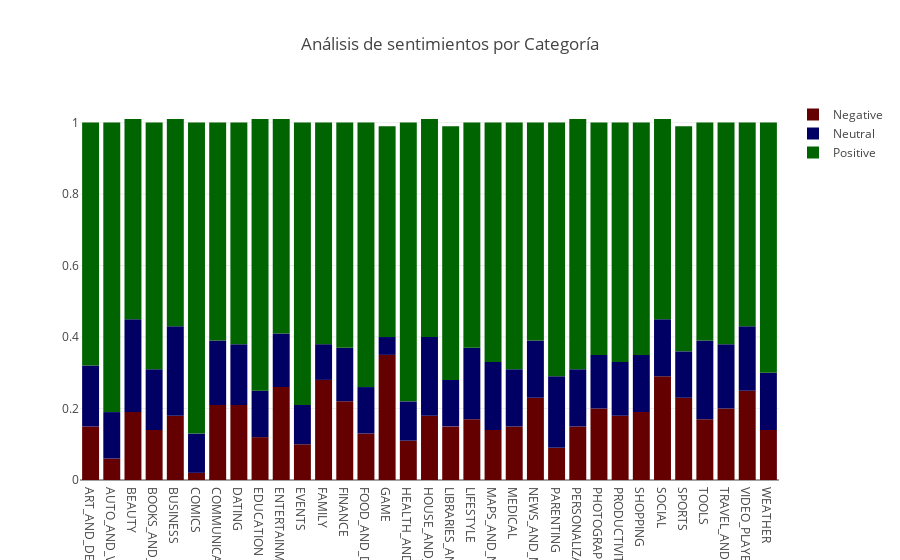

The notebook cell this image was saved under:
### Markdown cell above
Vamos a ver una representación de cómo se distribuyen las Reviews dependiendo del sentimiento asirnado entre las diferentes categorías de apps

### Code cell
trace1 = go.Bar(
    x=list(df_category.Category[::3]),
    y= df_category.frec_sentiment[::3],
    name='Negative',
    marker=dict(color = 'rgb(100,0,0)')
)
trace2 = go.Bar(
    x=list(df_category.Category[::3]),
    y= df_category.frec_sentiment[1::3],
    name='Neutral',
    marker=dict(color = 'rgb(0,0,100)')
)
trace3 = go.Bar(
    x=list(df_category.Category[::3]),
    y= df_category.frec_sentiment[2::3],
    name='Positive',
    marker=dict(color = 'rgb(0,100,0)')
)

data = [trace1, trace2, trace3]

layout = go.Layout(
    title = 'Análisis de sentimientos por Categoría',
    barmode = 'relative'
)

plotly.offline.iplot({'data': data, 'layout': layout})

### Figure 1 — Plotly figure (JSON) as saved in the notebook; plotly's stock layout.template omitted (floating-point values rounded to 4 significant figures)
{"data": [{"marker": {"color": "rgb(100,0,0)"}, "name": "Negative", "type": "bar", "uid": "20a3f62e-882a-429d-8420-0fe6499b2a21", "x": ["ART_AND_DESIGN", "AUTO_AND_VEHICLES", "BEAUTY", "BOOKS_AND_REFERENCE", "BUSINESS", "COMICS", "COMMUNICATION", "DATING", "EDUCATION", "ENTERTAINMENT", "EVENTS", "FAMILY", "FINANCE", "FOOD_AND_DRINK", "GAME", "HEALTH_AND_FITNESS", "HOUSE_AND_HOME", "LIBRARIES_AND_DEMO", "LIFESTYLE", "MAPS_AND_NAVIGATION", "MEDICAL", "NEWS_AND_MAGAZINES", "PARENTING", "PERSONALIZATION", "PHOTOGRAPHY", "PRODUCTIVITY", "SHOPPING", "SOCIAL", "SPORTS", "TOOLS", "TRAVEL_AND_LOCAL", "VIDEO_PLAYERS", "WEATHER"], "y": ["0.15", "0.06", "0.19", "0.14", "0.18", "0.02", "0.21", "0.21", "0.12", "0.26", "0.10", "0.28", "0.22", "0.13", "0.35", "0.11", "0.18", "0.15", "0.17", "0.14", "0.15", "0.23", "0.09", "0.15", "0.20", "0.18", "0.19", "0.29", "0.23", "0.17", "0.20", "0.25", "0.14"]}, {"marker": {"color": "rgb(0,0,100)"}, "name": "Neutral", "type": "bar", "uid": "20be7043-c993-4540-bd42-ed79eb8e08b6", "x": ["ART_AND_DESIGN", "AUTO_AND_VEHICLES", "BEAUTY", "BOOKS_AND_REFERENCE", "BUSINESS", "COMICS", "COMMUNICATION", "DATING", "EDUCATION", "ENTERTAINMENT", "EVENTS", "FAMILY", "FINANCE", "FOOD_AND_DRINK", "GAME", "HEALTH_AND_FITNESS", "HOUSE_AND_HOME", "LIBRARIES_AND_DEMO", "LIFESTYLE", "MAPS_AND_NAVIGATION", "MEDICAL", "NEWS_AND_MAGAZINES", "PARENTING", "PERSONALIZATION", "PHOTOGRAPHY", "PRODUCTIVITY", "SHOPPING", "SOCIAL", "SPORTS", "TOOLS", "TRAVEL_AND_LOCAL", "VIDEO_PLAYERS", "WEATHER"], "y": ["0.17", "0.13", "0.26", "0.17", "0.25", "0.11", "0.18", "0.17", "0.13", "0.15", "0.11", "0.10", "0.15", "0.13", "0.05", "0.11", "0.22", "0.13", "0.20", "0.19", "0.16", "0.16", "0.20", "0.16", "0.15", "0.15", "0.16", "0.16", "0.13", "0.22", "0.18", "0.18", "0.16"]}, {"marker": {"color": "rgb(0,100,0)"}, "name": "Positive", "type": "bar", "uid": "abc5fb8c-7ab7-41b3-8ce8-6fcad7f82f64", "x": ["ART_AND_DESIGN", "AUTO_AND_VEHICLES", "BEAUTY", "BOOKS_AND_REFERENCE", "BUSINESS", "COMICS", "COMMUNICATION", "DATING", "EDUCATION", "ENTERTAINMENT", "EVENTS", "FAMILY", "FINANCE", "FOOD_AND_DRINK", "GAME", "HEALTH_AND_FITNESS", "HOUSE_AND_HOME", "LIBRARIES_AND_DEMO", "LIFESTYLE", "MAPS_AND_NAVIGATION", "MEDICAL", "NEWS_AND_MAGAZINES", "PARENTING", "PERSONALIZATION", "PHOTOGRAPHY", "PRODUCTIVITY", "SHOPPING", "SOCIAL", "SPORTS", "TOOLS", "TRAVEL_AND_LOCAL", "VIDEO_PLAYERS", "WEATHER"], "y": ["0.68", "0.81", "0.56", "0.69", "0.58", "0.87", "0.61", "0.62", "0.76", "0.60", "0.79", "0.62", "0.63", "0.74", "0.59", "0.78", "0.61", "0.71", "0.63", "0.67", "0.69", "0.61", "0.71", "0.70", "0.65", "0.67", "0.65", "0.56", "0.63", "0.61", "0.62", "0.57", "0.70"]}], "layout": {"barmode": "relative", "title": "Análisis de sentimientos por Categoría"}}
